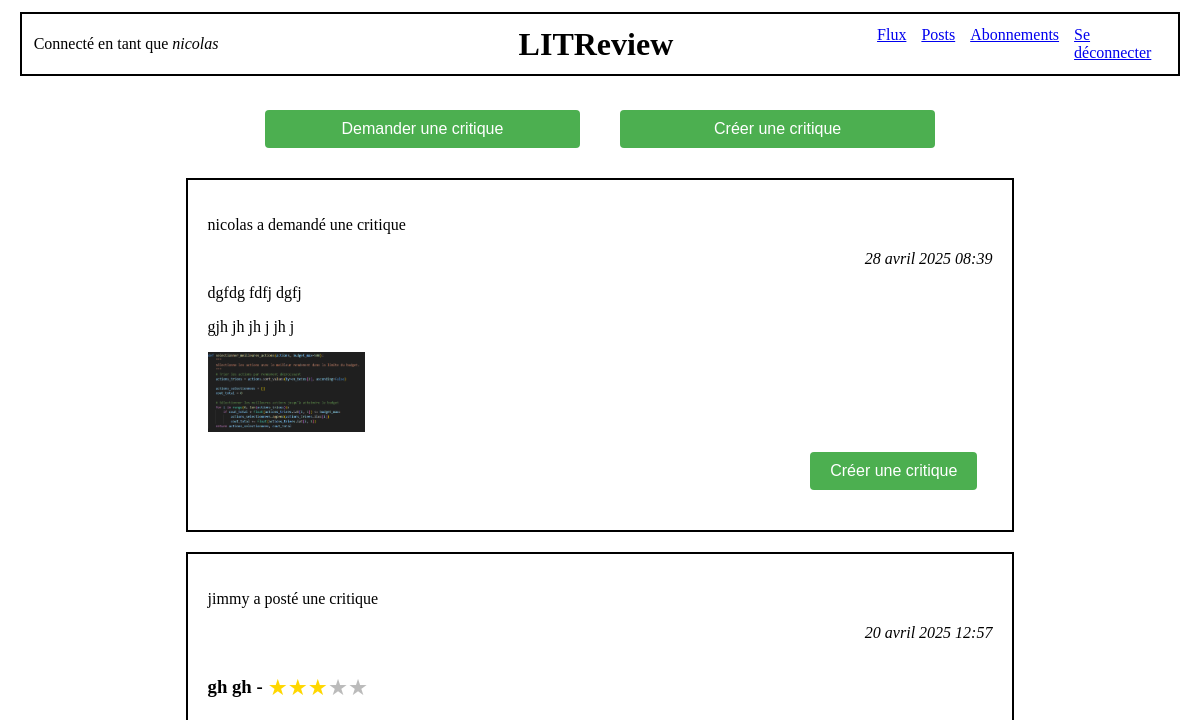
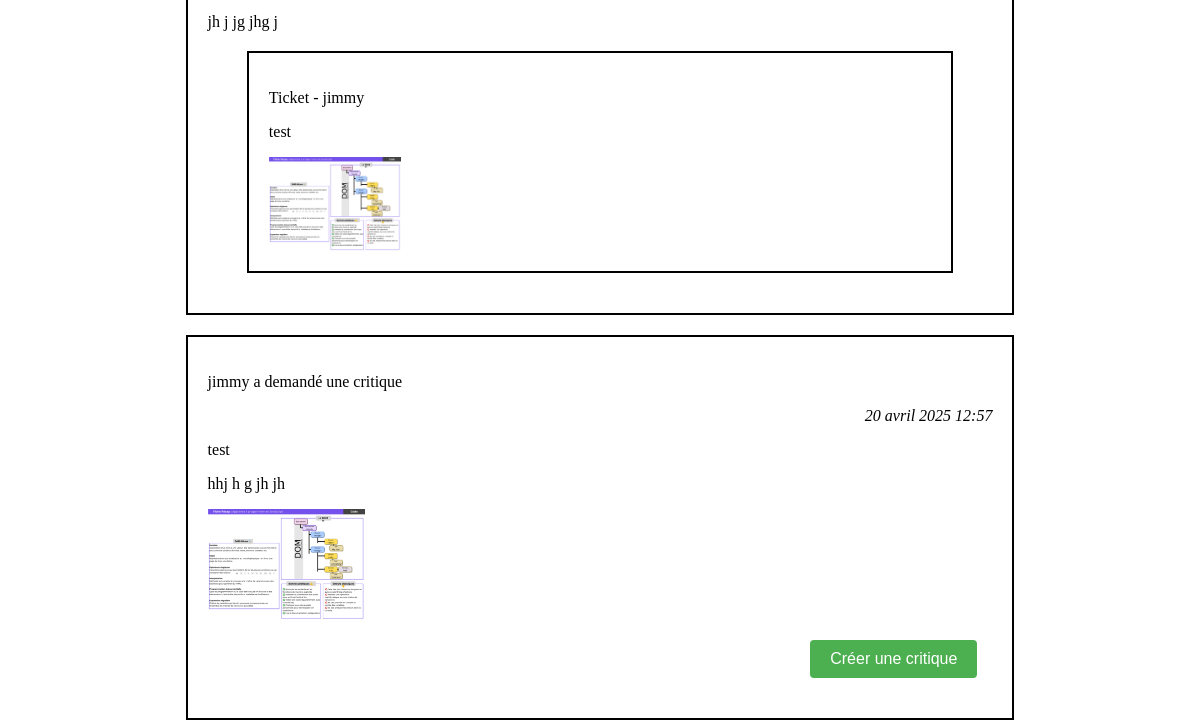
The page /flux/ (signed in, upper part) on the database as committed earlier (2 pictures, top to bottom).
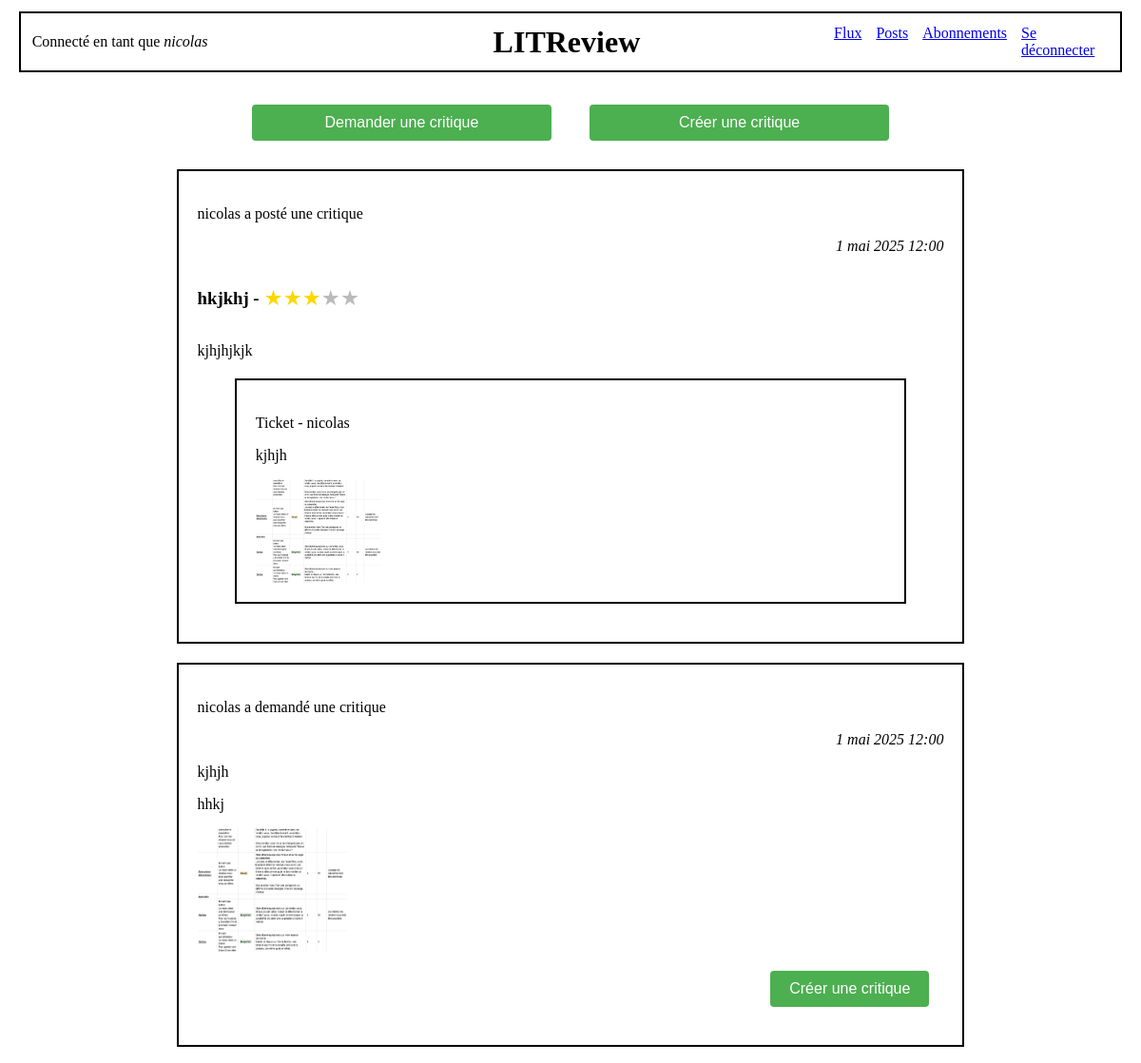
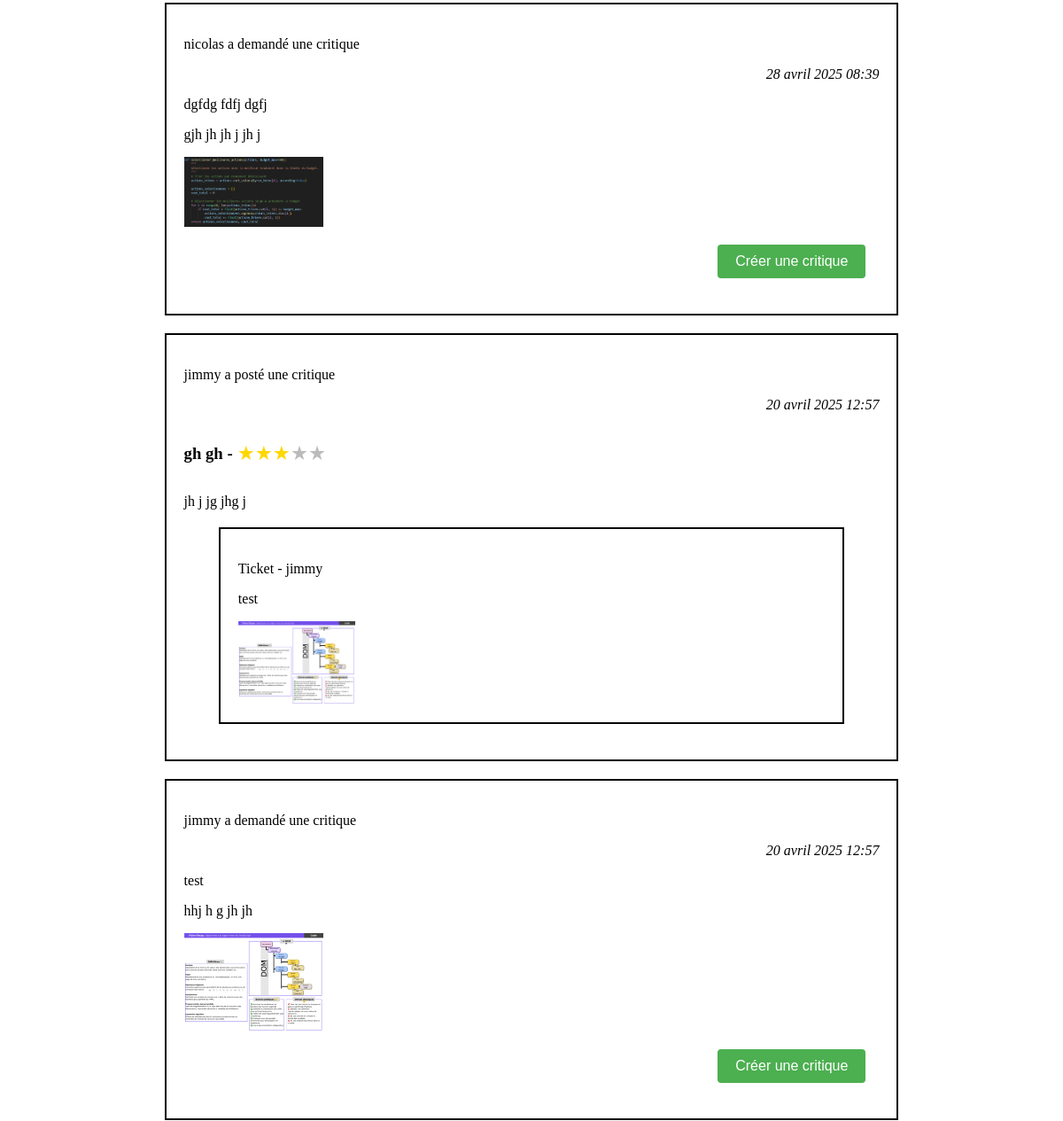
The same page on the database as committed later (2 pictures, top to bottom).
### appli/models.py (models this page shows)
class Ticket(models.Model):
    title = models.CharField(max_length=128)
    description = models.TextField(max_length=2048)
    user = models.ForeignKey(
        to=settings.AUTH_USER_MODEL, on_delete=models.CASCADE)
    image = models.ImageField(null=True, blank=True)
    time_created = models.DateTimeField(auto_now_add=True)

class Review(models.Model):
    ticket = models.ForeignKey(to=Ticket, on_delete=models.CASCADE)
    rating = models.PositiveSmallIntegerField(
        validators=[MinValueValidator(0), MaxValueValidator(5)])
    headline = models.CharField(max_length=128)
    body = models.CharField(max_length=8192, blank=True)
    user = models.ForeignKey(
        to=settings.AUTH_USER_MODEL, on_delete=models.CASCADE)
    time_created = models.DateTimeField(auto_now_add=True)

### authentication/models.py (models this page shows)
class User(AbstractUser):
    profile_photo = models.ImageField(verbose_name='Photo de profil', null=True)

### appli/views.py (the view)
# urls.py: path('flux/', appli.views.flux, name='flux'),
@login_required
def flux(request):
    current_user = request.user
    tickets = models.Ticket.objects.all()
    reviews = models.Review.objects.all()
    followed = models.UserFollows.objects.filter(user=current_user).values_list('followed_user', flat=True)
    tickets = models.Ticket.objects.filter(
        Q(user=current_user) |  # Tickets créés par l'utilisateur connecté
        Q(user__in=followed)  # OU créés par les utilisateurs suivis
    )
    reviews = models.Review.objects.filter(
        Q(user=current_user) |  # Reviews créés par l'utilisateur connecté
        Q(user__in=followed) |  # OU créées par les utilisateurs suivis
        Q(ticket__user=current_user)  # OU dont le ticket a été créé par l'utilisateur connecté
    )
    posts = list(chain(tickets, reviews))
    posts.sort(key=lambda x: x.time_created, reverse=True)
    context = {
        'posts': posts,
    }
    return render(request, 'appli/flux.html', context=context)

### appli/templatetags/custom_filters.py (called while the page is built)
@register.filter
def get_class(value):
    return value.__class__.__name__

### appli/templates/appli/flux.html
{% extends 'base_connected.html' %}
{% load custom_filters %}
{% block content %}
    <div class="div_margins div_flex">
        <a href="{% url 'ticket' %}" class="large_button">Demander une critique</a>
        <a href="{% url 'review' %}" class="large_button">Créer une critique</a>
    </div>
    {% for post in posts %}
        <div class="div_border">
            {% if post|get_class == 'Ticket' %}
                <p>{{ post.user.username }} a demandé une critique</p>
                <p class="align-date-right"><i>{{ post.time_created }}</i></p>
                <p>{{ post.title }}</p>
                <p>{{ post.description }}</p>
                {% if post.image %}
                    <img src="/media/{{post.image}}" alt="image">
                {% endif %}
                <div class="align-right">
                    <a href="{% url 'response' post.id %}" class="button">Créer une critique</a>
                </div>
            {% elif post|get_class == 'Review' %}
                <p>{{ post.user.username }} a posté une critique</p>
                <p class="align-date-right"><i>{{ post.time_created }}</i></p>
                <div class="rating-container">
                    <span><h3 class="h3-margin-right">{{ post.headline }} - </h3></span>
                    {% for i in "12345" %}
                        {% if forloop.counter <= post.rating %}
                            <span class="star filled">★</span>
                        {% else %}
                            <span class="star empty">★</span>
                        {% endif %}
                    {% endfor %}
                </div>
                <p>{{ post.body }}</p>
                <div class="div_border_internal">
                    <p>Ticket - {{ post.user.username }}</p>
                    <p>{{ post.ticket.title }}</p>
                    {% if post.ticket.image %}
                        <img src="/media/{{post.ticket.image}}" alt="image">
                    {% endif %}
                </div>
            {% endif %}
        </div>
    {% endfor %}
{% endblock content %}

Rows that differ between the two databases and show on the page:
added Review: user.username "nicolas", time_created "1 mai 2025 12:00", headline "hkjkhj", rating 3 (drawn), body "kjhjhjkjk", ticket "kjhjh", ticket.image (picture)
added Ticket: user.username "nicolas", time_created "1 mai 2025 12:00", title "kjhjh", description "hhkj", image (picture)
